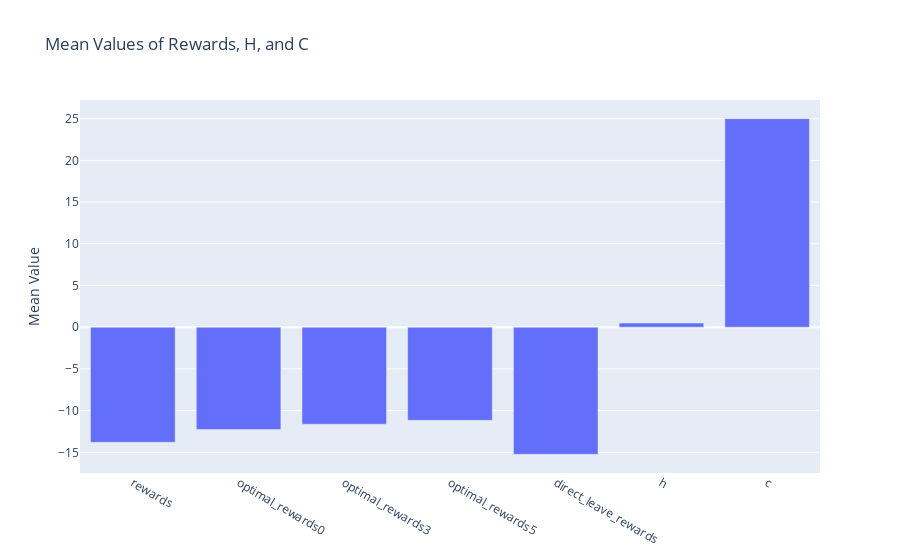
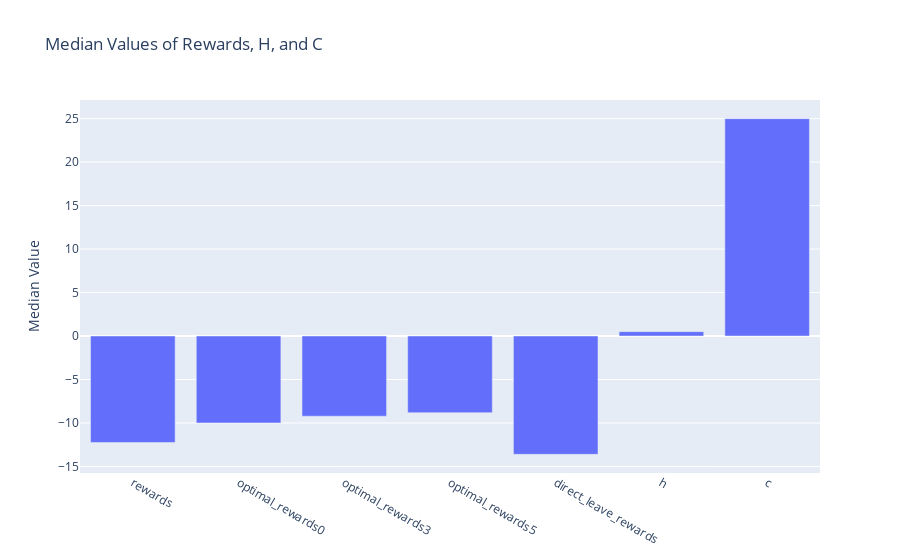

The notebook cell these images were saved under, in order:
### Markdown cell above
## Visualize Results

### Code cell
import plotly.graph_objects as go

all_rewards = [x for x in df.columns if 'reward' in x]

# Calculate means
means = df[all_rewards + ['h', 'c']].mean()

# Plot
fig = go.Figure(data=[go.Bar(x=means.index, y=means.values)])
fig.update_layout(title="Mean Values of Rewards, H, and C", yaxis_title="Mean Value")
fig.show()

# Calculate medians
medians = df[all_rewards + ['h', 'c']].median()

# Plot
fig = go.Figure(data=[go.Bar(x=medians.index, y=medians.values)])
fig.update_layout(title="Median Values of Rewards, H, and C", yaxis_title="Median Value")
fig.show()

### Figure 1 — Plotly figure (JSON) as saved in the notebook; plotly's stock layout.template omitted (floating-point values rounded to 4 significant figures)
{"data": [{"type": "bar", "x": ["rewards", "optimal_rewards0", "optimal_rewards3", "optimal_rewards5", "direct_leave_rewards", "h", "c"], "y": [-13.8, -12.27, -11.63, -11.17, -15.24, 0.5, 25.0]}], "layout": {"title": {"text": "Mean Values of Rewards, H, and C"}, "yaxis": {"title": {"text": "Mean Value"}}}}

### Figure 2 — Plotly figure (JSON) as saved in the notebook; plotly's stock layout.template omitted (floating-point values rounded to 4 significant figures)
{"data": [{"type": "bar", "x": ["rewards", "optimal_rewards0", "optimal_rewards3", "optimal_rewards5", "direct_leave_rewards", "h", "c"], "y": [-12.24, -9.998, -9.219, -8.817, -13.61, 0.5, 25.0]}], "layout": {"title": {"text": "Median Values of Rewards, H, and C"}, "yaxis": {"title": {"text": "Median Value"}}}}
